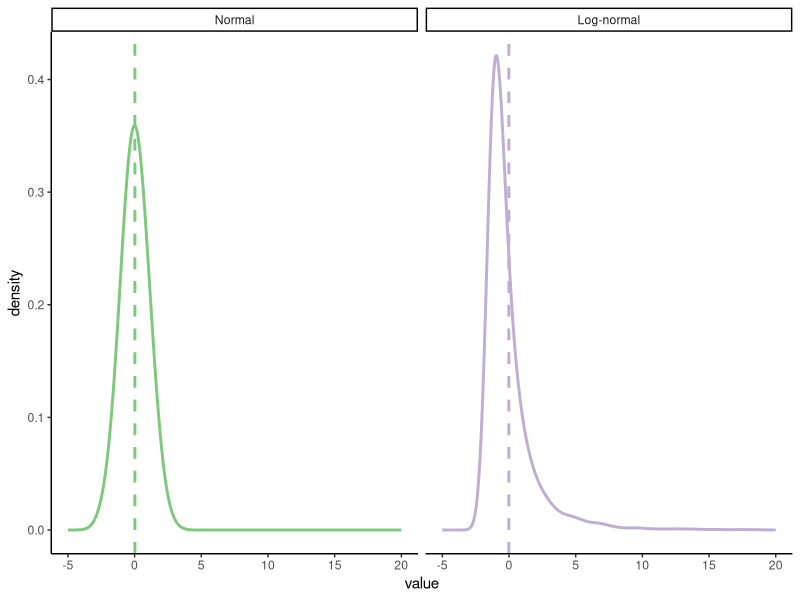
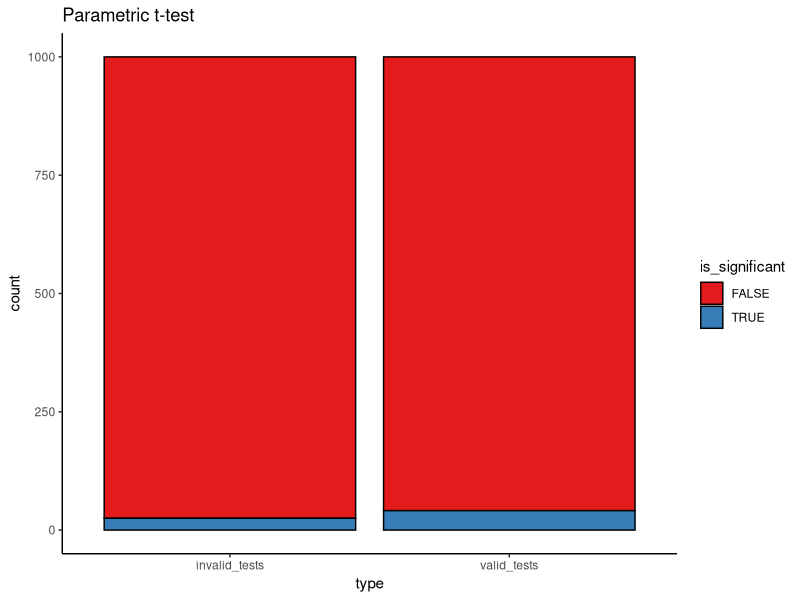
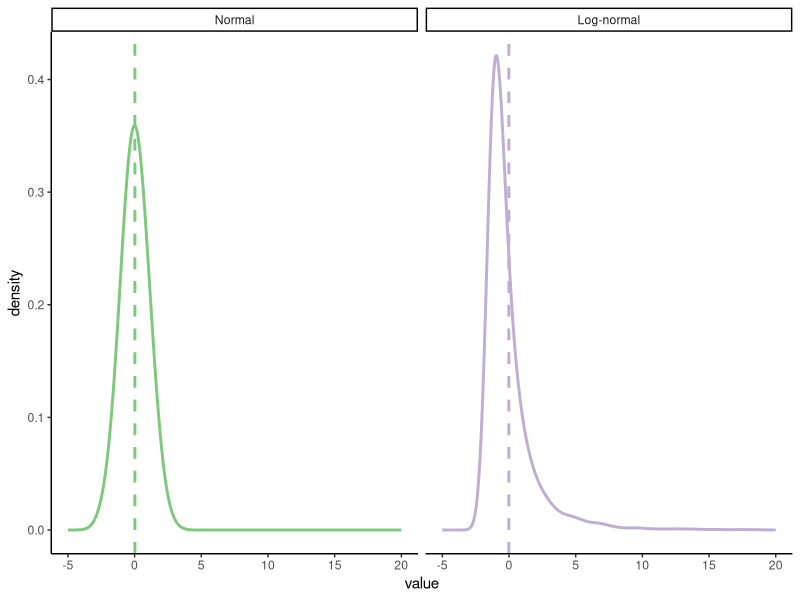

Here is the R script that generated these plots, in order: (Note: a time limit stopped this script after it produced the figures.)
## ---- chunk 1
library(tidyverse)
library(boot)
# devtools::install_github("thomasp85/patchwork", force=T)
library(patchwork) 
## ---- chunk 2
theme_set(theme_classic())
## ---- chunk 3
num_points = 1e4
parametric_plotting_data = data.frame(distribution = rep(c("Normal", "Log-normal"), each=num_points),
                                      value = c(rnorm(num_points, 0, 1),  # normal
                                                exp(rnorm(num_points, 0, 1)) - exp(1/2))) %>%
  mutate(distribution=factor(distribution, levels=c("Normal", "Log-normal")))

## ---- chunk 4
ggplot(parametric_plotting_data, aes(x=value, color=distribution)) +
  geom_density(bw=0.5, size=1) +
  geom_vline(data=parametric_plotting_data %>%
               group_by(distribution) %>%
               summarize(mean_value = mean(value), sd_value = sd(value)),
             aes(xintercept=mean_value, color=distribution), 
             linetype=2, size=1) +
  xlim(-5, 20) +
  facet_grid(~ distribution, scales="free") +
  guides(color=F) +
  scale_color_brewer(palette="Accent")
## ---- chunk 5
ggsave("figures/log_normal_dists.png", width=5, height=3)
## ---- chunk 6
gen_data_and_test = function(num_observations_per) {
x = rnorm(num_observations_per, 0, 1.1)
y = rnorm(num_observations_per, 0, 1.1)

pnormal = t.test(x, y, var.equal=T)$p.value

# what if the data are log-normally distributed?
x = exp(rnorm(num_observations_per, 0, 1.1))
y = exp(rnorm(num_observations_per, 0, 1.1))

pnotnormal = t.test(x, y, var.equal=T)$p.value 
return(c(pnormal, pnotnormal))
}

parametric_issues_demo = function(num_tests, num_observations_per) {
  replicate(num_tests, gen_data_and_test(num_observations_per))
}
## ---- chunk 7
set.seed(0) # ensures we get the same results each time we run it

num_tests = 1000 # how many datasets to generate/tests to run
num_observations_per = 20 # how many obsservations in each dataset

parametric_issues_results = parametric_issues_demo(num_tests=num_tests, 
                                                   num_observations_per=num_observations_per)




parametric_issues_d = data.frame(valid_tests = parametric_issues_results[1,],
                                 invalid_tests = parametric_issues_results[2,],
                                 iteration=1:num_tests) %>%
  gather(type, p_value, contains("tests")) %>%
  mutate(is_significant = p_value < 0.05)

# Number significant results with normally distributed data
sum(parametric_issues_results[1,] < 0.05)

# number of significant results with log-normally distributed data
sum(parametric_issues_results[2,] < 0.05)
## ---- chunk 8
ggplot(parametric_issues_d, aes(x=type, fill=is_significant)) +
  geom_bar(stat="count", color="black") +
  scale_fill_brewer(palette="Set1") +
  labs(title="Parametric t-test")
## ---- chunk 9
boot_mean_diff_test = function(x, y) {
  obs_t = t.test(x, y)$statistic
  boot_iterate = function(x, y, indices) { # indices is a dummy here
    x_samp = sample(x, 
                    length(x), 
                    replace=T)
    y_samp = sample(y, 
                    length(y), 
                    replace=T)
    mean_diff = mean(y_samp) - mean(x_samp)
    return(mean_diff)
  }
  boots = boot(data = c(x, y), boot_iterate, R=500)
#  boots = replicate(100, boot_iterate(x, y))
#  quants = quantile(boots, probs=c(0.025, 0.975))
  quants = boot.ci(boots)$bca[4:5]
  return(sign(quants[1]) == sign(quants[2]))

}
## ---- chunk 10
# gen_data_and_boot_test = function(num_observations_per) {
# x = rnorm(num_observations_per, 0, 1.1)
# y = rnorm(num_observations_per, 0, 1.1)
# 
# pnormal = boot_mean_diff_test(x, y)
# 
# # what if the data are log-normally distributed?
# x = exp(rnorm(num_observations_per, 0, 1.1))
# y = exp(rnorm(num_observations_per, 1, 1.1))
# 
# pnotnormal = boot_mean_diff_test(x, y)
# return(c(pnormal, pnotnormal))
# }
# 
# boot_results = replicate(num_tests, gen_data_and_boot_test(num_observations_per))
# sum(boot_results[1,])
# sum(boot_results[2,])
## ---- chunk 11
perm_mean_diff_test = function(x, y) {
  obs_t = t.test(x, y)$statistic
  combined_data = c(x, y)
  n_combined = length(combined_data)
  n_x = length(x)
  perm_iterate = function(x, y) {
    perm = sample(n_combined)
    x_samp = combined_data[perm[1:n_x]]
    y_samp = combined_data[perm[-(1:n_x)]]
    this_t = t.test(x_samp, y_samp)$statistic
    return(this_t)
  }
  perms = replicate(500, perm_iterate(x, y))
  quants = quantile(perms, probs=c(0.025, 0.975))
  return(obs_t < quants[1] | obs_t > quants[2])
}
## ---- chunk 12
# this could be much more efficient
gen_data_and_norm_and_perm_test = function(num_observations_per) {
  d = data.frame(distribution=c(),
                 null_true=c(),
                 parametric=c(),
                 permutation=c()) 
    
  # normally distributed 
  ## null
  x = rnorm(num_observations_per, 0, 1.1)
  y = rnorm(num_observations_per, 0, 1.1)
  
  sig_par = t.test(x, y)$p.value < 0.05
  sig_perm = perm_mean_diff_test(x, y)
  d = bind_rows(d, 
                data.frame(distribution="Normal",
                           null_true=T,
                           parametric=sig_par,
                           permutation=sig_perm))
  
  ## non-null
  x = rnorm(num_observations_per, 0, 1.1)
  y = rnorm(num_observations_per, 1, 1.1)
  
  sig_par = t.test(x, y)$p.value < 0.05
  sig_perm = perm_mean_diff_test(x, y)
  d = bind_rows(d, 
                data.frame(distribution="Normal",
                           null_true=F,
                           parametric=sig_par,
                           permutation=sig_perm))
  
  # what if the data are log-normally distributed?
  ## null
  x = exp(rnorm(num_observations_per, 0, 1.1))
  y = exp(rnorm(num_observations_per, 0, 1.1))
  
  sig_par = t.test(x, y)$p.value < 0.05
  sig_perm = perm_mean_diff_test(x, y)
  d = bind_rows(d, 
                data.frame(distribution="Log-normal",
                           null_true=T,
                           parametric=sig_par,
                           permutation=sig_perm))
  
  ## non-null
  x = exp(rnorm(num_observations_per, 0, 1.1))
  y = exp(rnorm(num_observations_per, 1, 1.1))
  
  sig_par = t.test(x, y)$p.value < 0.05
  sig_perm = perm_mean_diff_test(x, y)
  d = bind_rows(d, 
                data.frame(distribution="Log-normal",
                           null_true=F,
                           parametric=sig_par,
                           permutation=sig_perm))
  
  return(d)
}

perm_results = replicate(num_tests, gen_data_and_norm_and_perm_test(num_observations_per),
                         simplify=F) %>%
  bind_rows()
## ---- chunk 13
perm_results = perm_results %>%
  gather(test_type, significant, parametric, permutation) %>%
  mutate(distribution=factor(distribution, levels=c("Normal", "Log-normal")),
         null_true=ifelse(null_true, 
                          "Null True",
                          "Alternative True"))
## ---- chunk 14
ggplot(perm_results %>%
         filter(null_true == "Alternative True"), aes(x=test_type, fill=significant)) +
  geom_bar(stat="count", color="black") +
  scale_fill_brewer(palette="Set1") +
  facet_grid(null_true ~ distribution) + 
  geom_hline(data=data.frame(null_true="Alternative True", 
                        alpha=num_tests*0.8),
             mapping=aes(yintercept=alpha),
             linetype=2,
             size=1,
             alpha=0.5) +
  labs(x = "Test type", y = "Percent") +
  scale_y_continuous(breaks = c(0, 0.8, 1)*num_tests,
                     labels = paste(c(0, 80, 100), "%", sep=""))
## ---- chunk 15
ggsave("figures/perm_test.png", width=5, height=3)
## ---- chunk 16
perm_results %>% 
  group_by(test_type, distribution, null_true) %>%
  summarize(pct_significant = sum(significant)/n())

## ---- chunk 17
num_points = 500
true_intercept = 0
true_slope = 1.
set.seed(0)
parametric_ci_data = data.frame(IV = rep(runif(num_points,  -1, 1), 2),
                                type = rep(c("IID Error", "Non-IID Error"), each=num_points),
                                error = rep(rnorm(num_points, 0, 1), 2)) %>%
  mutate(DV = ifelse(
    type == "IID Error",
    true_slope*IV + error,
    true_slope*IV + 2*abs(IV)*error)) # error increases proportional to distance from 0 on the IV

## ---- chunk 18
ggplot(parametric_ci_data,
       aes(x=IV, y=DV, color=type)) +
  geom_point(alpha=0.5) +
  geom_smooth(method="lm", se=T, color="black", 
              size=1.5, level=0.9999) + # inflating the confidence bands a bit
                                       # to show their distribution is similar
  scale_color_brewer(palette="Accent") +
  facet_wrap(~type) +
  guides(color=F)
## ---- chunk 19
ggsave("figures/error_dist_non_null.png", width=5, height=3)
## ---- chunk 20
summary(lm(DV ~ IV, parametric_ci_data %>% filter(type=="IID Error")))
summary(lm(DV ~ IV, parametric_ci_data %>% filter(type=="Non-IID Error")))
## ---- chunk 21
ex2_lm_bootstrap_CIs = function(data, R=1000) {
  lm_results = summary(lm(DV ~ IV, data=data))$coefficients
  bootstrap_coefficients = function(data, indices) {
    linear_model = lm(DV ~ IV, 
                      data=data[indices,]) # will select a bootstrap sample of the data
    return(linear_model$coefficients)
  }

  boot_results = boot(data=data,
                      statistic=bootstrap_coefficients,
                      R=R)
  boot_intercept_CI = boot.ci(boot_results, index=1, type="bca")
  boot_slope_CI = boot.ci(boot_results, index=2, type="bca")
  return(data.frame(intercept_estimate=lm_results[1, 1],
                    intercept_SE=lm_results[1,2],
                    slope_estimate=lm_results[2, 1],
                    slope_SE=lm_results[2,2],
                    intercept_boot_CI_low=boot_intercept_CI$bca[4],
                    intercept_boot_CI_hi=boot_intercept_CI$bca[5],
                    slope_boot_CI_low=boot_slope_CI$bca[4],
                    slope_boot_CI_hi=boot_slope_CI$bca[5]))
}
## ---- chunk 22
set.seed(0) # for bootstraps
coefficient_CI_data = parametric_ci_data %>%
  group_by(type) %>%
  do(ex2_lm_bootstrap_CIs(.)) %>%
  ungroup() 
## ---- chunk 23
coefficient_CI_data = coefficient_CI_data %>%
  gather(variable, value, -type) %>%
  separate(variable, c("parameter", "measurement"), extra="merge") %>%
  spread(measurement, value) %>%
  mutate(parametric_CI_low=estimate-1.96*SE,
         parametric_CI_hi=estimate+1.96*SE) %>%
  gather(CI_type, value, contains("CI")) %>%
  separate(CI_type, c("CI_type", "high_or_low"), extra="merge") %>%
  spread(high_or_low, value) %>%
  mutate(CI_type = factor(CI_type))
## ---- chunk 24
plot_coefficient_CI_data = function(coefficient_CI_data, errorbar_width=0.5) {
  p = ggplot(data=coefficient_CI_data, aes(x=parameter, color=CI_type, y=estimate, ymin=CI_low, ymax=CI_hi)) +
    geom_hline(data=data.frame(parameter=c("intercept", "slope"),
                               estimate=c(true_intercept, true_slope)), 
               mapping=aes(yintercept=estimate),
               linetype=3) +
    geom_point(size=2, position=position_dodge(width=0.2)) +
    geom_errorbar(position=position_dodge(width=0.2), width=errorbar_width) +
    facet_grid(~type) + 
    scale_y_continuous(breaks=c(0, 0.5, 1), limits=c(-0.2, 1.5)) +
    scale_color_brewer(palette="Dark2", drop=F)
}
## ---- chunk 25
plot_coefficient_CI_data(coefficient_CI_data)
ggsave("figures/error_dist_CI_example.png", width=5, height=3)

plot_coefficient_CI_data(coefficient_CI_data %>% 
                           filter(CI_type=="parametric"),
                         0.25)
ggsave("figures/error_dist_CI_example_parametric_only.png", width=5, height=3)
## ---- chunk 26
num_points = 200
true_intercept = 0
true_slope = 0.
set.seed(0)
parametric_ci_data = data.frame(IV = rep(runif(num_points,  -1, 1), 2),
                                type = rep(c("IID Error", "Non-IID Error"), each=num_points),
                                error = rep(rnorm(num_points, 0, 1), 2)) %>%
  mutate(DV = ifelse(
    type == "IID Error",
    true_slope*IV + error,
    true_slope*IV + 2*abs(IV)*error)) # error increases proportional to distance from 0 on the IV

## ---- chunk 27
ggplot(parametric_ci_data,
       aes(x=IV, y=DV, color=type)) +
  geom_point(alpha=0.5) +
  geom_smooth(method="lm", se=T, color="black", 
              size=1.5, level=0.9999) + # inflating the confidence bands a bit
                                       # to show their distribution is similar
  scale_color_brewer(palette="Accent") +
  facet_wrap(~type) +
  guides(color=F)
## ---- chunk 28
ggsave("figures/error_dist_null.png", width=5, height=3)
## ---- chunk 29
error_dist_null_sample = function(num_points) {
  true_intercept = 0
  true_slope = 0
  # We'll sample only for the scaling error case, we know IID works 
  this_data = data.frame(IV = runif(num_points,  -1, 1),
                         error = rnorm(num_points, 0, 1)) %>%
    mutate(DV = true_slope*IV + 2*abs(IV)*error) # error increases proportional to distance from 0 on the IV

  coefficient_CI_data = ex2_lm_bootstrap_CIs(this_data,
                                             R=500) # take fewer bootstrap samples, to speed things up
  
  coefficient_CI_data = coefficient_CI_data %>%
    gather(variable, value) %>%
    separate(variable, c("parameter", "measurement"), extra="merge") %>%
    spread(measurement, value) %>%
    mutate(parametric_CI_low=estimate-1.96*SE,
           parametric_CI_hi=estimate+1.96*SE) %>%
    gather(CI_type, value, contains("CI")) %>%
    separate(CI_type, c("CI_type", "high_or_low"), extra="merge") %>%
    spread(high_or_low, value) %>%
    mutate(significant = sign(CI_hi) == sign(CI_low)) %>%
    select(parameter, CI_type, significant)
  return(list(coefficient_CI_data))
}
## ---- chunk 30
num_simulations = 500
num_points = 200
set.seed(0)
noise_dist_simulation_results = replicate(num_simulations, error_dist_null_sample(num_points)) %>%
  bind_rows()
## ---- chunk 31
ggplot(noise_dist_simulation_results, aes(x=CI_type, fill=significant)) +
  geom_bar(stat="count", color="black") +
  scale_fill_brewer(palette="Set1", direction=-1) + 
  facet_wrap(~parameter) +
  scale_y_continuous(breaks=c(0, 0.05*num_simulations, num_simulations),
                     labels=c("0%", expression(Nominal ~ alpha), "100%")) +
  labs(x="Test type",
       y="Proportion significant") +
  geom_hline(yintercept=0.05*num_simulations, linetype=2)
## ---- chunk 32
ggsave("figures/error_dist_proportion_significant.png", width=5, height=3)
## ---- chunk 33
noise_dist_simulation_results %>%
  count(parameter, CI_type, significant) %>%
  mutate(prop=n/num_simulations)
## ---- chunk 34
density_similarity_conceptual_plot_data = expand.grid(x=seq(0, 4, 0.01),
                                                      y=seq(0, 4, 0.01)) %>%
  mutate(population_1 = exp(-((x-2)^2 +(y-3)^2)/8) * exp(-((x-2/y)^2 +(y-1/x)^2)/2), #These are definitely not proper distributions
         population_2 = exp(-((x)^2 +(y)^2)/8) * exp(-((x/2)^2 +(y/2-1/x)^2)/2)) %>% 
  gather(population, value, contains("population"))
  
## ---- chunk 35
ggplot(density_similarity_conceptual_plot_data,
       aes(x=x, y=y, z=value, color=population)) +
  geom_contour(size=1, bins=8) +
  scale_color_brewer(palette="Dark2") +
  facet_wrap(~population) +
  labs(x = "Feature 1", y="Feature 2") +
  guides(color=F)
## ---- chunk 36
ggsave("figures/conceptual_density_plot.png", width=5, height=3)
## ---- chunk 37
num_points = 100
true_intercept = 0
true_slope = 1.
set.seed(2) # I p-hacked the shit out of this demo to make the ideas more clear
parametric_ci_data = data.frame(IV = rep(runif(num_points,  -1, 1), 2),
                                type = rep(c("IID Error", "Scaling Error"), each=num_points),
                                error = rep(rnorm(num_points, 0, 1), 2)) %>%
  mutate(DV = ifelse(
    type == "IID Error",
    true_slope*IV + error,
    true_slope*IV + 2*abs(IV)*error)) # error increases proportional to distance from 0 on the IV
## ---- chunk 38
p = ggplot(parametric_ci_data,
       aes(x=IV, y=DV)) +
  geom_point(alpha=0.25) +
  geom_smooth(method="lm", se=F, color="black", 
              size=1.5) + 
  facet_wrap(~type) 
p
## ---- chunk 39
ggsave("figures/bootstrap_demo_0.png", width=5, height=3)
## ---- chunk 40
set.seed(15) # See above RE: p-hacking
samp_1_indices = sample(2:num_points, num_points, replace=T)
samp_1 = parametric_ci_data[c(samp_1_indices, samp_1_indices+num_points), ] # take the same rows from each type of data
set.seed(2) # See above RE: p-hacking
samp_2_indices = sample(1:num_points, num_points, replace=T)
samp_2 = parametric_ci_data[c(samp_2_indices, samp_2_indices+num_points), ]

many_samples_indices = sample(1:num_points, 8*num_points, replace=T)
many_samples = bind_rows(samp_1 %>%
                           mutate(sample=1), 
                         samp_2 %>% mutate(sample=2),
                         parametric_ci_data[c(many_samples_indices, many_samples_indices+num_points),] %>%
                           mutate(sample=rep(rep(3:10, each=num_points), 2)))
## ---- chunk 41
p + 
  geom_point(data=samp_1,
             aes(color=NA), color="red", alpha=0.5) 

## ---- chunk 42
ggsave("figures/bootstrap_demo_1.png", width=5, height=3)
## ---- chunk 43
p + 
  geom_point(data=samp_1,
             aes(color=NA), color="red", alpha=0.5) +
  geom_smooth(data=samp_1,
              method="lm", se=F, color="red", 
              size=1.5) 

## ---- chunk 44
ggsave("figures/bootstrap_demo_2.png", width=5, height=3)
## ---- chunk 45
p + 
  geom_point(data=samp_2,
             aes(color=NA), color="red", alpha=0.5) 
## ---- chunk 46
ggsave("figures/bootstrap_demo_3.png", width=5, height=3)
## ---- chunk 47
p + 
  geom_point(data=samp_2,
             aes(color=NA), color="red", alpha=0.5) +
  geom_smooth(data=samp_2,
              method="lm", se=F, color="red", 
              size=1.5) 
## ---- chunk 48
ggsave("figures/bootstrap_demo_4.png", width=5, height=3)
## ---- chunk 49
p +  
  geom_smooth(data=many_samples,
              aes(group=sample),
              method="lm", se=F, 
              size=1.5,
              color="red")
## ---- chunk 50
ggsave("figures/bootstrap_demo_5.png", width=5, height=3)
## ---- chunk 51
num_top_points = 23
num_mid_points = 4
num_outlier_points = 2
max_score = 100
set.seed(0)
test_score_data = data.frame(
  score=c(rbinom(num_top_points, max_score, 0.9999), rbinom(num_mid_points, max_score, 0.97), sample(0:max_score, num_outlier_points, replace=T)),
  type="Observed sample"
)
## ---- chunk 52
get_mean_score = function(data, indices) {
  return(mean(data[indices,]$score))
}

bootstrap_results = boot(test_score_data, get_mean_score, R=1000)
bootstrap_CIs = boot.ci(bootstrap_results)
bootstrap_CIs
## ---- chunk 53
test_summary_data = test_score_data %>%
  summarise(mean=mean(score),
            se=sd(score)/sqrt(n()),
            parametric_CI_low=mean-1.96*se,
            parametric_CI_high=mean+1.96*se) 

test_score_data = test_score_data %>%
  bind_rows(
    data.frame(score=bootstrap_results$t, type="Boot. sampling dist.")
  )  %>%
  mutate(type=factor(type, levels=c("Observed sample", "Boot. sampling dist.")))

test_summary_data = test_summary_data %>%
  mutate(type = factor("Boot. sampling dist.", levels=levels(test_score_data$type)),
         percentile_CI_low=bootstrap_CIs$percent[4],
         percentile_CI_high=bootstrap_CIs$percent[5],
         bca_CI_low=bootstrap_CIs$bca[4],
         bca_CI_high=bootstrap_CIs$bca[5]) %>%
  gather(CI_type, value, contains("CI")) %>%
  separate(CI_type, c("CI_type", "endpoint"), extra="merge") %>%
  spread(endpoint, value) %>%
  mutate(y=c(170, 210, 190),
         CI_type=factor(CI_type, levels=c("parametric", "percentile", "bca"), labels=c("Normal", "Boot: %", "Boot: BCA")))
## ---- chunk 54
ggplot(test_summary_data %>%
             filter(CI_type != "Boot: BCA"), aes(x=score)) +
  geom_histogram(data=test_score_data,
                 binwidth=1) +
  geom_point(mapping=aes(x=mean, y=y, color=CI_type),
             size=2) +
  geom_errorbarh(mapping=aes(y=y, color=CI_type, xmin=CI_low, x=NULL, xmax=CI_high),
                 size=1,
                 position=position_dodge()) +
  facet_grid(type ~ ., scales="free_y")+
  scale_color_brewer(palette="Dark2") +
  guides(color=guide_legend(title="CI"))


## ---- chunk 55
ggsave("figures/bootstrap_CI_0.png", width=5, height=3)
## ---- chunk 56
ggplot(test_summary_data, aes(x=score)) +
  geom_histogram(data=test_score_data,
                 binwidth=1) +
  geom_point(mapping=aes(x=mean, y=y, color=CI_type),
             size=2) +
  geom_errorbarh(mapping=aes(y=y, color=CI_type, xmin=CI_low, x=NULL, xmax=CI_high),
                 size=1,
                 position=position_dodge()) +
  facet_grid(type ~ ., scales="free_y")+
  scale_color_brewer(palette="Dark2") +
  guides(color=guide_legend(title="CI"))
ggsave("figures/bootstrap_CI_1.png", width=5, height=3)
## ---- chunk 57
num_flips = 20
true_heads_prob = 0.9
set.seed(2)
flips = rbinom(num_flips, 1, true_heads_prob)
flip_data = data.frame(flip_result = factor(flips, labels=c("Tails", "Heads")))
## ---- chunk 58
flip_data_plot = ggplot(data = flip_data, aes(x = flips, fill = flips)) +
  geom_dotplot(binwidth=0.03) +
  scale_x_continuous(breaks = c(0, 1),
                     labels = c("tails", "heads")) +
  scale_y_continuous(breaks=c()) +
  labs(x="Flip result", y="")
## ---- chunk 59
get_mean_heads = function(data, indices) {
  return(mean(data[indices, "flip_result"] == "Heads"))
}

set.seed(0)
bootstrap_results = boot(flip_data, get_mean_heads, R=20000)
bootstrap_CIs = boot.ci(bootstrap_results)
bootstrap_CIs
## ---- chunk 60
flip_boot_plot = ggplot(data=data.frame(mean_flips=bootstrap_results$t),
                        aes(x=mean_flips)) +
  geom_histogram(binwidth=0.05) +
  xlim(0, 1) +
  geom_vline(xintercept=0.5,
             color="red",
             size=1.1) +
  annotate("text",
           label="Null value",
           color="red",
           x=0.43, y=2500,
           angle=90,
           size=4) +
  annotate("text",
           label="95% CI",
           color="blue",
           x=0.75, y=5400,
           size=4) +
  geom_errorbarh(aes(xmin=bootstrap_CIs$bca[4],
                    xmax=bootstrap_CIs$bca[5],
                    y=5100),
                 color="blue", 
                 size=1.1,
                 height=200) +
  labs(x="Boot. sampling dist.")

flip_boot_plot
## ---- chunk 61
flip_data_plot + flip_boot_plot +
  plot_layout()


ggsave("figures/bootstrap_test.png", width=5, height=2.5)
## ---- chunk 62
bootstrap_CIs = boot.ci(bootstrap_results,
                        conf=0.999)
flip_boot_plot = ggplot(data=data.frame(mean_flips=bootstrap_results$t),
                        aes(x=mean_flips)) +
  geom_histogram(binwidth=0.05) +
  xlim(0, 1) +
  geom_vline(xintercept=0.5,
             color="red",
             size=1.1) +
  annotate("text",
           label="Null value",
           color="red",
           x=0.43, y=2500,
           angle=90,
           size=4) +
  annotate("text",
           label="99.9% CI",
           color="blue",
           x=0.75, y=5400,
           size=4) +
  geom_errorbarh(aes(xmin=bootstrap_CIs$bca[4],
                    xmax=bootstrap_CIs$bca[5],
                    y=5100),
                 color="blue", 
                 size=1.1,
                 height=200) +
  labs(x="Boot. sampling dist.")

flip_boot_plot
## ---- chunk 63
flip_data_plot + flip_boot_plot +
  plot_layout()


ggsave("figures/bootstrap_test_999.png", width=5, height=2.5)
## ---- chunk 64
